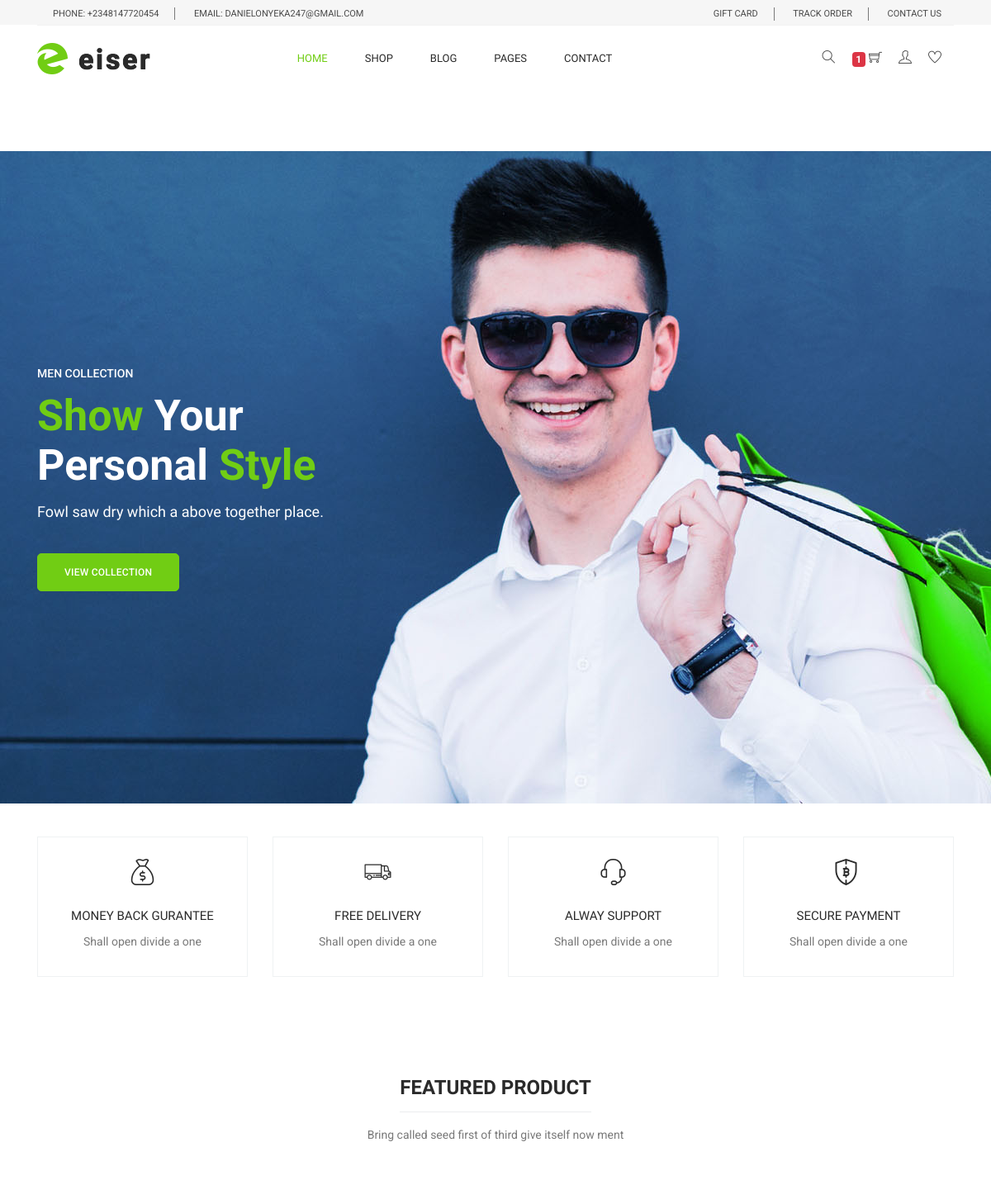
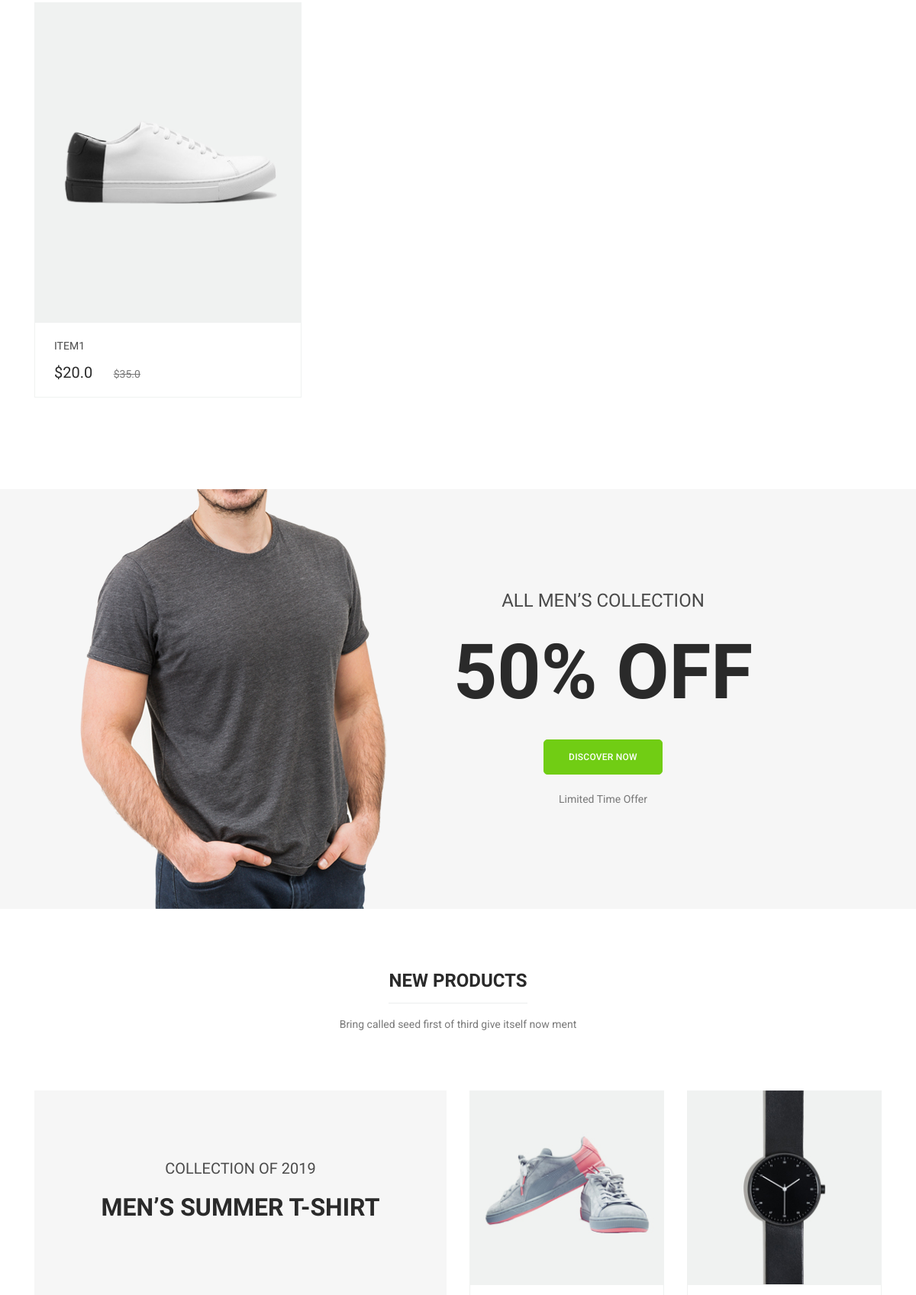
The app's page / (signed in, upper part) with its own data (2 pictures, top to bottom).
### order/models.py (models this page shows, shortened)
class Order(models.Model):
    user = models.ForeignKey(settings.AUTH_USER_MODEL,
                             on_delete=models.CASCADE)
    ref_code = models.CharField(max_length=20, blank=True, null=True)
    items = models.ManyToManyField(OrderItem)
    start_date = models.DateTimeField(auto_now_add=True)
    ordered_date = models.DateTimeField()
    ordered = models.BooleanField(default=False)
    billing_address = models.ForeignKey(
        'Address', related_name='billing_address', on_delete=models.SET_NULL, blank=True, null=True
    )
    shipping_address = models.ForeignKey(
        'Address', related_name='shipping_address', on_delete=models.SET_NULL, blank=True, null=True
    )
    payment = models.ForeignKey(
        'Payment', on_delete=models.SET_NULL, blank=True, null=True
    )
    coupon = models.ForeignKey(
        'Coupon', on_delete=models.SET_NULL, blank=True, null=True
    )
    being_delivered = models.BooleanField(default=False)
    received = models.BooleanField(default=False)
    refund_requested = models.BooleanField(default=False)
    refund_granted = models.BooleanField(default=False)

### shop/models.py (models this page shows, shortened)
class Item(models.Model):
    category = models.ForeignKey(Category, related_name='products', on_delete=models.CASCADE)
    name = models.CharField(max_length=200, db_index=True)
    slug = models.SlugField(max_length=200, db_index=True)
    image = models.ImageField(upload_to='products/%Y/%m/%d', blank=True)
    feature = models.BooleanField(default=False)
    price = models.FloatField()
    discount_price = models.FloatField(blank=True, null=True)
    description = models.TextField()
    label = models.ForeignKey(Label, on_delete=models.CASCADE)
    specification = models.ForeignKey(Specification, on_delete=models.CASCADE)
    created = models.DateTimeField(auto_now_add=True)
    updated = models.DateTimeField(auto_now=True)
    available = models.CharField(choices=AVAILIBILITY, max_length=12)
    def get_absolute_url(self):
        return reverse('shop:single-product',kwargs={
            'slug': self.slug
        })

### shop/views.py (the view)
# urls.py: path('', index, name='index'),
def index(request):
    context = {
        'items': Item.objects.filter(feature=True)
    }
    return render(request, 'shop/index.html', context)

### shop/templatetags/cart_template_tags.py (called while the page is built)
@register.filter
def cart_item_count(user):
    if user.is_authenticated:
        qs = Order.objects.filter(user=user, ordered=False)
        if qs.exists():
            return qs[0].items.count()
    return 0

### shop/templates/shop/index.html (shortened to what this page needs)
{% extends 'base.html' %}
{% load static %}
{% block content %}
  <section class="home_banner_area mb-40">
    <div class="banner_inner d-flex align-items-center">
      <div class="container">
        <div class="banner_content row">
          <div class="col-lg-12">
            <p class="sub text-uppercase">men Collection</p>
            <h3><span>Show</span> Your <br />Personal <span>Style</span></h3>
            <h4>Fowl saw dry which a above together place.</h4>
            <a class="main_btn mt-40" href="#">View Collection</a>
          </div>
        </div>
      </div>
    </div>
  </section>
  <section class="feature-area section_gap_bottom_custom">
    <div class="container">
      <div class="row">
        <div class="col-lg-3 col-md-6">
          <div class="single-feature">
            <a href="#" class="title">
              <i class="flaticon-money"></i>
              <h3>Money back gurantee</h3>
            </a>
            <p>Shall open divide a one</p>
          </div>
        </div>
        <div class="col-lg-3 col-md-6">
          <div class="single-feature">
            <a href="#" class="title">
              <i class="flaticon-truck"></i>
              <h3>Free Delivery</h3>
            </a>
            <p>Shall open divide a one</p>
          </div>
        </div>
        <div class="col-lg-3 col-md-6">
          <div class="single-feature">
            <a href="#" class="title">
              <i class="flaticon-support"></i>
              <h3>Alway support</h3>
            </a>
            <p>Shall open divide a one</p>
          </div>
        </div>
        <div class="col-lg-3 col-md-6">
          <div class="single-feature">
            <a href="#" class="title">
              <i class="flaticon-blockchain"></i>
              <h3>Secure payment</h3>
            </a>
            <p>Shall open divide a one</p>
          </div>
        </div>
      </div>
    </div>
  </section>
  <section class="feature_product_area section_gap_bottom_custom">
    <div class="container">
      <div class="row justify-content-center">
        <div class="col-lg-12">
          <div class="main_title">
            <h2><span>Featured product</span></h2>
            <p>Bring called seed first of third give itself now ment</p>
          </div>
        </div>
      </div>
      <div class="row">
        {% for item in items %}
        <div class="col-lg-4 col-md-6">
          <div class="single-product">
            <div class="product-img">
              <img class="img-fluid w-100" src="{{item.image.url}}" alt="" />
            </div>
            <div class="product-btm">
              <a href="{{item.get_absolute_url}}" class="d-block">
                <h4>{{item.name}}</h4>
              </a>
              <div class="mt-3">
                {% if item.discount_price %}
                <span class="mr-4">${{item.discount_price}}</span>
                <del>${{item.price}}</del>
                {% else %}
                <span class="mr-4">${{item.price}}</span>
                {% endif %}
              </div>
            </div>
          </div>
        </div>
        {% endfor %}
      </div>
    </div>
  </section>
  <section class="offer_area">
    <div class="container">
      <div class="row justify-content-center">
        <div class="offset-lg-4 col-lg-6 text-center">
          <div class="offer_content">
            <h3 class="text-uppercase mb-40">all men’s collection</h3>
            <h2 class="text-uppercase">50% off</h2>
            <a href="#" class="main_btn mb-20 mt-5">Discover Now</a>
            <p>Limited Time Offer</p>
          </div>
        </div>
      </div>
    </div>
  </section>
  <section class="new_product_area section_gap_top section_gap_bottom_custom">
    <div class="container">
      <div class="row justify-content-center">
        <div class="col-lg-12">
          <div class="main_title">
            <h2><span>new products</span></h2>
            <p>Bring called seed first of third give itself now ment</p>
          </div>
        </div>
      </div>
      <div class="row">
        <div class="col-lg-6">
          <div class="new_product">
            <h5 class="text-uppercase">collection of 2019</h5>
            <h3 class="text-uppercase">Men’s summer t-shirt</h3>
            <div class="product-img">
            </div>
          </div>
        </div>
        <div class="col-lg-6 mt-5 mt-lg-0">
          <div class="row">
            <div class="col-lg-6 col-md-6">
              <div class="single-product">
                <div class="product-img">
                  <img class="img-fluid w-100" src="{% static 'img/product/new-product/n1.jpg' %}" alt="" />
                </div>
                <div class="product-btm">
                </div>
              </div>
            </div>
            <div class="col-lg-6 col-md-6">
              <div class="single-product">
                <div class="product-img">
                  <img class="img-fluid w-100" src="{% static 'img/product/new-product/n2.jpg' %}" alt="" />
                </div>
                <div class="product-btm">
                </div>
              </div>
            </div>
          </div>
        </div>
      </div>
    </div>
  </section>
{% endblock content %}

### shop/templates/base.html (shortened to what this page needs)
{% load static %}
{% load cart_template_tags %}
<!DOCTYPE html>
<html lang="en">
<head>
  <link rel="stylesheet" href="{% static 'css/bootstrap.css' %}" />
  <link rel="stylesheet" href="{% static 'vendors/linericon/style.css' %}" />
  <link rel="stylesheet" href="{% static 'css/font-awesome.min.css' %}" />
  <link rel="stylesheet" href="{% static 'css/themify-icons.css' %}" />
  <link rel="stylesheet" href="{% static 'css/flaticon.css' %}" />
  <link rel="stylesheet" href="{% static 'vendors/owl-carousel/owl.carousel.min.css' %}" />
  <link rel="stylesheet" href="{% static 'vendors/lightbox/simpleLightbox.css' %}" />
  <link rel="stylesheet" href="{% static 'vendors/nice-select/css/nice-select.css' %}" />
  <link rel="stylesheet" href="{% static 'vendors/animate-css/animate.css' %}" />
  <link rel="stylesheet" href="{% static 'vendors/jquery-ui/jquery-ui.css' %}" />
  <link rel="stylesheet" href="{% static 'css/style.css' %}" />
  <link rel="stylesheet" href="{% static 'css/responsive.css' %}" />
</head>
<body>
  <header class="header_area">
    <div class="top_menu">
      <div class="container">
        <div class="row">
          <div class="col-lg-7">
            <div class="float-left">
              <p>Phone: +2348147720454</p>
              <p>email: danielonyeka247@gmail.com</p>
            </div>
          </div>
          <div class="col-lg-5">
            <div class="float-right">
              <ul class="right_side">
                <li>
                  <a href="cart.html">
                    gift card
                  </a>
                </li>
                <li>
                  <a href="tracking.html">
                    track order
                  </a>
                </li>
                <li>
                  <a href="contact.html">
                    Contact Us
                  </a>
                </li>
              </ul>
            </div>
          </div>
        </div>
      </div>
    </div>
    <div class="main_menu">
      <div class="container">
        <nav class="navbar navbar-expand-lg navbar-light w-100">
          <a class="navbar-brand logo_h" href="{% url 'shop:index' %}">
            <img src="{% static 'img/logo.png' %}" alt="eiser-logo" />
          </a>
          <div class="collapse navbar-collapse offset w-100" id="navbarSupportedContent">
            <div class="row w-100 mr-0">
              <div class="col-lg-7 pr-0">
                <ul class="nav navbar-nav center_nav pull-right">
                  <li class="nav-item active">
                    <a class="nav-link" href="{% url 'shop:index' %}">Home</a>
                  </li>
                  <li class="nav-item">
                    <a href="{% url 'shop:category' %}" class="nav-link" >Shop</a>
                  </li>
                  <li class="nav-item">
                    <a href="{% url 'blog:blog-page' %}" class="nav-link">Blog</a>
                  </li>
                  <li class="nav-item submenu dropdown">
                    <a href="#" class="nav-link dropdown-toggle" data-toggle="dropdown" role="button" aria-haspopup="true"
                      aria-expanded="false">Pages</a>
                  </li>
                  <li class="nav-item">
                    <a class="nav-link" href="{% url 'shop:contact' %}">Contact</a>
                  </li>
                </ul>
              </div>
              <div class="col-lg-5 pr-0">
                <ul class="nav navbar-nav navbar-right right_nav pull-right">
                  <li class="nav-item">
                    <a href="#" class="icons">
                      <i class="ti-search" aria-hidden="true"></i>
                    </a>
                  </li>
                  <li class="nav-item">
                    <a href="{% url 'order:cart' %}" class="icons">
                      <span class="badge badge-danger pt-20">{{ request.user|cart_item_count }}</span>
                      <i class="ti-shopping-cart"></i>
                    </a>
                  </li>
                  <li class="nav-item">
                    <a href="#" class="icons">
                      <i class="ti-user" aria-hidden="true"></i>
                    </a>
                  </li>
                  <li class="nav-item">
                    <a href="#" class="icons">
                      <i class="ti-heart" aria-hidden="true"></i>
                    </a>
                  </li>
                </ul>
              </div>
            </div>
          </div>
        </nav>
      </div>
    </div>
    <div class="mt-5 pt-4">
  </div>
  </header>
    {% block content %}
    {% endblock content %}
  </body>
</html>

### records on screen
Item: image (picture), name "ITEM1", discount_price "20.0", price "35.0"

### other values on screen
{{ request.user|cart_item_count }} "1"
